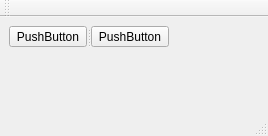
<?xml version="1.0" encoding="UTF-8"?>
<ui version="4.0">
 <class>MainWindow</class>
 <widget class="QMainWindow" name="MainWindow">
  <property name="geometry">
   <rect>
    <x>0</x>
    <y>0</y>
    <width>268</width>
    <height>136</height>
   </rect>
  </property>
  <property name="windowTitle">
   <string>MainWindow</string>
  </property>
  <widget class="QWidget" name="centralWidget">
   <widget class="QSplitter" name="splitter">
    <property name="geometry">
     <rect>
      <x>9</x>
      <y>9</y>
      <width>160</width>
      <height>21</height>
     </rect>
    </property>
    <property name="orientation">
     <enum>Qt::Horizontal</enum>
    </property>
    <widget class="QPushButton" name="pushButton">
     <property name="text">
      <string>PushButton</string>
     </property>
    </widget>
    <widget class="QPushButton" name="pushButton_2">
     <property name="text">
      <string>PushButton</string>
     </property>
    </widget>
   </widget>
  </widget>
  <widget class="QMenuBar" name="menuBar">
   <property name="geometry">
    <rect>
     <x>0</x>
     <y>0</y>
     <width>268</width>
     <height>20</height>
    </rect>
   </property>
  </widget>
  <widget class="QToolBar" name="mainToolBar">
   <attribute name="toolBarArea">
    <enum>TopToolBarArea</enum>
   </attribute>
   <attribute name="toolBarBreak">
    <bool>false</bool>
   </attribute>
  </widget>
  <widget class="QStatusBar" name="statusBar"/>
 </widget>
 <layoutdefault spacing="6" margin="11"/>
 <resources/>
 <connections/>
</ui>
